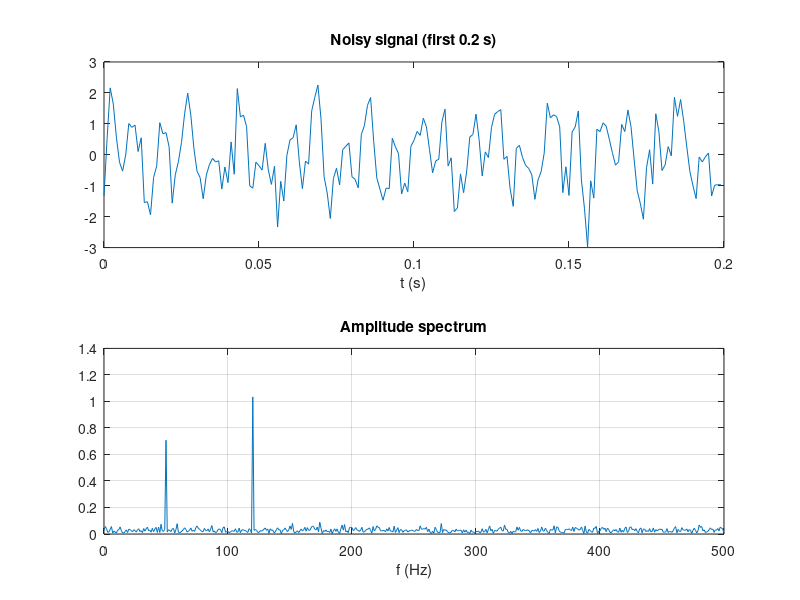

Write the MATLAB code that produced this figure.
% Day 096 · Signal Processing 1: Sampling, FFT and the Frequency Spectrum — The spectrum of a signal with two frequencies and noise
% Run: open this file in MATLAB and press Run (or type example_1 in the Command Window)

fs = 1000;                       % Hz
t = 0:1/fs:1 - 1/fs;             % 1 second, N = 1000
rng(1);
x = 0.7*sin(2*pi*50*t) + 1.0*sin(2*pi*120*t) + 0.5*randn(size(t));
N = length(x);
X = fft(x);
P2 = abs(X/N);
P1 = P2(1:N/2 + 1);
P1(2:end-1) = 2*P1(2:end-1);
f = fs*(0:N/2)/N;
subplot(2, 1, 1); plot(t(1:200), x(1:200)); title('Noisy signal (first 0.2 s)'); xlabel('t (s)')
subplot(2, 1, 2); plot(f, P1); title('Amplitude spectrum'); xlabel('f (Hz)'); grid on
[~, idx] = sort(P1, 'descend');
fprintf('Strongest frequencies: %g Hz (amp %.2f) and %g Hz (amp %.2f)\n', f(idx(1)), P1(idx(1)), f(idx(2)), P1(idx(2)));
